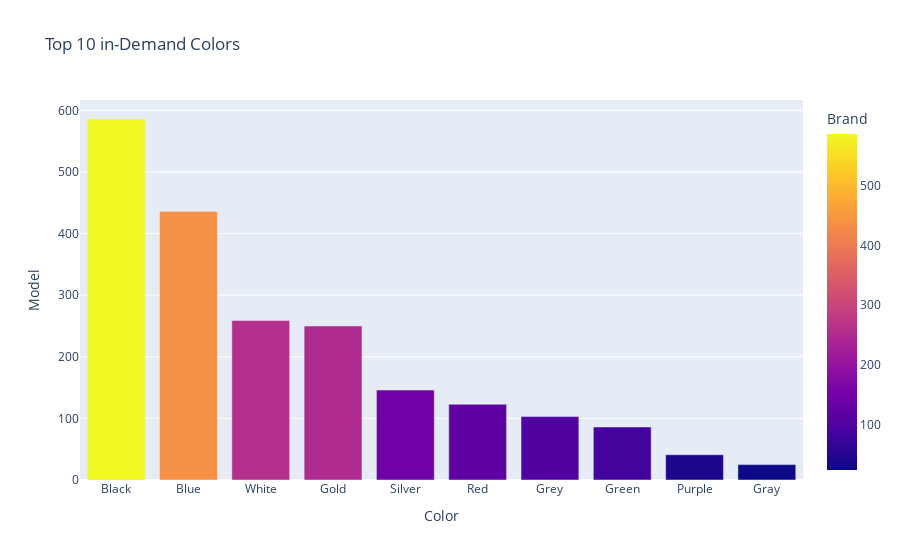

The cell this chart's notebook holds for it:
### Code cell
fig=px.bar(color_10,x='Color',color='Brand',y='Model',title='Top 10 in-Demand Colors')
fig.show()

### Figure 1 — Plotly figure (JSON) as saved in the notebook; plotly's stock layout.template omitted (floating-point values rounded to 4 significant figures)
{"data": [{"alignmentgroup": "True", "hovertemplate": "Color=%{x}<br>Model=%{y}<br>Brand=%{marker.color}<extra></extra>", "legendgroup": "", "marker": {"color": [586, 436, 259, 250, 146, 123, 103, 86, 41, 25], "coloraxis": "coloraxis", "pattern": {"shape": ""}}, "name": "", "offsetgroup": "", "orientation": "v", "showlegend": false, "textposition": "auto", "type": "bar", "x": ["Black", "Blue", "White", "Gold", "Silver", "Red", "Grey", "Green", "Purple", "Gray"], "xaxis": "x", "y": [586, 436, 259, 250, 146, 123, 103, 86, 41, 25], "yaxis": "y"}], "layout": {"barmode": "relative", "coloraxis": {"colorbar": {"title": {"text": "Brand"}}, "colorscale": [[0, "#0d0887"], [0.1111, "#46039f"], [0.2222, "#7201a8"], [0.3333, "#9c179e"], [0.4444, "#bd3786"], [0.5556, "#d8576b"], [0.6667, "#ed7953"], [0.7778, "#fb9f3a"], [0.8889, "#fdca26"], [1, "#f0f921"]]}, "legend": {"tracegroupgap": 0}, "title": {"text": "Top 10 in-Demand Colors"}, "xaxis": {"anchor": "y", "domain": [0, 1], "title": {"text": "Color"}}, "yaxis": {"anchor": "x", "domain": [0, 1], "title": {"text": "Model"}}}}
